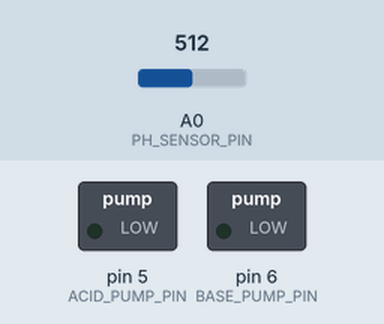
Recording of a sketch running on a simulated Arduino Uno, built with avr-gcc and run on an emulated ATmega328P. On the bench: switched loads named in the sketch (green lamp = pin HIGH). Inputs (shaded band) come from the test bench; at power-on: A0 (PH_SENSOR_PIN) = 512. What the sketch prints to the serial monitor is not drawn.

Above: at 1.0 s.
At 7.1 s:
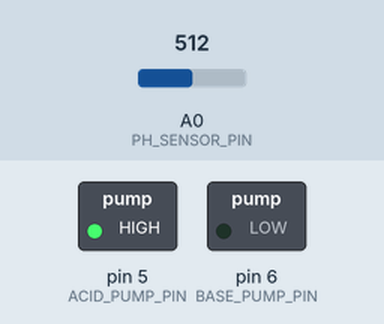
Timing chart, 0 to 26.2 s (numbered marks = the images above):
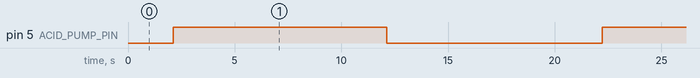

Measured:
- by itself, pin 5 (ACID_PUMP_PIN): alternates HIGH for 10.0 s and LOW for 10.1 s

The sketch:

code.ino
```cpp
// Dual pH Regulator with Relay-Controlled Pumps
// Author: Prasan Mangrati
/*
  Instructions
  NOTE: DO NOT EDIT THE CODE UNLESS YOU KNOW WHAT YOU ARE DOING.


  (Water Solution means your required pH controlled tank eg, Container with fish for your context)
  1. SETUP of Acid pump
      Insert the INPUT valve of Acid pump to Acidic solution
      Insert the OUTPUT valve of Acid Pump to the Water Solution

  2. SETUP of Base pump
      Insert the INPUT valve of Base pump to the Basic solution
      Insert the OUTPUT valve of Base pump to the Water Solution

  3. Use MicroUSB cable for Arduino (USE it with an adapter) and connect to Arduino and power it on.

  4. Use the Provided 12V adapter for motor, connect it directly to the wall socket.
  note: Insulate the live wires properly before usage
  CAUTION: DO NOT MAKE MODIFICATIONS TO THE WIRING.


  5. IMPORTANT: Keep the BNC board (Board where pH probe is connected) of pH sensor dry and dont interfare with the position of potentiometers.

  6. Clean the pH probe every week for long life and never expost the probe dry in any conditions.

  7. Advice: Its always better to have a separate pH monitor to manually check the pH readings if sth goes wrong.


*/

// Relay for Acid Pump
const int ACID_PUMP_PIN = 5;

// Relay for Base Pump
const int BASE_PUMP_PIN = 6;

// Pin for the pH sensor
const int PH_SENSOR_PIN = A0;

// Time for running the pump (Acid or Base pump)
const int doseDurationInSeconds = 10;  //(in seconds)
const int doseDuration = doseDurationInSeconds*1000;


// Delay between pH checks of ph Sensor
const int sensorReadInSeconds = 10; //(in Seconds)
const int sensorReadInterval = sensorReadInSeconds*1000;

const float phTarget = 7.00;
const float phToleration = 0.25;

// Change this after running pH calibration in the Serial Monitor output
float phOffset = 0.00;
bool isFirst;

void setup() {
  Serial.begin(9600);
  pinMode(ACID_PUMP_PIN, OUTPUT);
  pinMode(BASE_PUMP_PIN, OUTPUT);
  digitalWrite(ACID_PUMP_PIN, LOW);
  digitalWrite(BASE_PUMP_PIN, LOW);
  Serial.println("Dual pH Regulator Initialized");
  Serial.println("Uncomment phCalibration() in loop() to calibrate.");
   isFirst = true;
}

void loop() {
  mainLoop();
  // Uncomment below to calibrate:
  // phCalibration();
}

void mainLoop() {
  if(isFirst){
    delay(2000);
    isFirst=false;
  }
  Serial.println("Initiating Program...");
  float ph = getPh();
  Serial.print("pH: ");
  Serial.println(ph, 2);

  if (ph < phTarget - phToleration) {
    Serial.println("pH too low → dosing base");
    doseBase();
  } else if (ph > phTarget + phToleration) {
    Serial.println("pH too high → dosing acid");
    doseAcid();
  } else {
    Serial.println("pH within acceptable range");
  }

  delay(sensorReadInterval);
}

void doseAcid() {
  Serial.println("Acid pump ON");
  digitalWrite(ACID_PUMP_PIN, HIGH);
  delay(doseDuration);
  digitalWrite(ACID_PUMP_PIN, LOW);
  Serial.println("Acid pump OFF");
}

void doseBase() {
  Serial.println("Base pump ON");
  digitalWrite(BASE_PUMP_PIN, HIGH);
  delay(doseDuration);
  digitalWrite(BASE_PUMP_PIN, LOW);
  Serial.println("Base pump OFF");
}

float getPh() {
  int buf[10], temp;
  unsigned long avgValue = 0;

  for (int i = 0; i < 10; i++) {
    buf[i] = analogRead(PH_SENSOR_PIN);
    delay(10);
  }

  // Sort readings
  for (int i = 0; i < 9; i++) {
    for (int j = i + 1; j < 10; j++) {
      if (buf[i] > buf[j]) {
        temp = buf[i];
        buf[i] = buf[j];
        buf[j] = temp;
      }
    }
  }

  // Average middle 6 values
  for (int i = 2; i < 8; i++) {
    avgValue += buf[i];
  }

  float voltage = avgValue * 5.0 / 1024 / 6;
  float phValue = 3.5 * voltage + phOffset;
  return phValue;
}

void phCalibration() {
  float measuredPh = getPh();
  Serial.println("Calibration Mode");
  Serial.print("Measured pH: ");
  Serial.println(measuredPh, 2);

  float recommendedOffset = 7.00 - measuredPh;
  Serial.print("👉 Recommended phOffset = ");
  Serial.println(recommendedOffset, 3);
  Serial.println("Copy this value into your code to set phOffset.");
  delay(sensorReadInterval);
}
```
